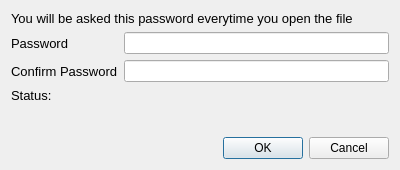
<?xml version="1.0" encoding="UTF-8"?>
<ui version="4.0">
 <class>MasterPasswordDialog</class>
 <widget class="QDialog" name="MasterPasswordDialog">
  <property name="geometry">
   <rect>
    <x>0</x>
    <y>0</y>
    <width>400</width>
    <height>170</height>
   </rect>
  </property>
  <property name="windowTitle">
   <string>Set Master Password</string>
  </property>
  <layout class="QVBoxLayout" name="verticalLayout_2">
   <item>
    <layout class="QVBoxLayout" name="verticalLayout">
     <item>
      <widget class="QLabel" name="label">
       <property name="font">
        <font>
         <pointsize>10</pointsize>
         <weight>50</weight>
         <bold>false</bold>
        </font>
       </property>
       <property name="text">
        <string>You will be asked this password everytime you open the file</string>
       </property>
       <property name="wordWrap">
        <bool>true</bool>
       </property>
      </widget>
     </item>
     <item>
      <layout class="QFormLayout" name="formLayout">
       <item row="0" column="0">
        <widget class="QLabel" name="passwordLabel">
         <property name="font">
          <font>
           <pointsize>10</pointsize>
          </font>
         </property>
         <property name="text">
          <string>Password</string>
         </property>
        </widget>
       </item>
       <item row="0" column="1">
        <widget class="QLineEdit" name="passwordLineEdit">
         <property name="echoMode">
          <enum>QLineEdit::Password</enum>
         </property>
        </widget>
       </item>
       <item row="1" column="0">
        <widget class="QLabel" name="confirmPasswordLabel">
         <property name="font">
          <font>
           <pointsize>10</pointsize>
          </font>
         </property>
         <property name="text">
          <string>Confirm Password</string>
         </property>
        </widget>
       </item>
       <item row="1" column="1">
        <widget class="QLineEdit" name="confirmPasswordLineEdit">
         <property name="echoMode">
          <enum>QLineEdit::Password</enum>
         </property>
        </widget>
       </item>
      </layout>
     </item>
     <item>
      <widget class="QLabel" name="statusLabel">
       <property name="font">
        <font>
         <pointsize>10</pointsize>
        </font>
       </property>
       <property name="text">
        <string>Status:</string>
       </property>
      </widget>
     </item>
    </layout>
   </item>
   <item>
    <spacer name="verticalSpacer">
     <property name="orientation">
      <enum>Qt::Vertical</enum>
     </property>
     <property name="sizeHint" stdset="0">
      <size>
       <width>20</width>
       <height>39</height>
      </size>
     </property>
    </spacer>
   </item>
   <item>
    <layout class="QHBoxLayout" name="horizontalLayout">
     <item>
      <spacer name="horizontalSpacer">
       <property name="orientation">
        <enum>Qt::Horizontal</enum>
       </property>
       <property name="sizeHint" stdset="0">
        <size>
         <width>40</width>
         <height>20</height>
        </size>
       </property>
      </spacer>
     </item>
     <item>
      <widget class="QPushButton" name="okButton">
       <property name="text">
        <string>OK</string>
       </property>
      </widget>
     </item>
     <item>
      <widget class="QPushButton" name="cancelButton">
       <property name="text">
        <string>Cancel</string>
       </property>
      </widget>
     </item>
    </layout>
   </item>
  </layout>
 </widget>
 <tabstops>
  <tabstop>passwordLineEdit</tabstop>
  <tabstop>confirmPasswordLineEdit</tabstop>
  <tabstop>okButton</tabstop>
  <tabstop>cancelButton</tabstop>
 </tabstops>
 <resources/>
 <connections/>
</ui>
